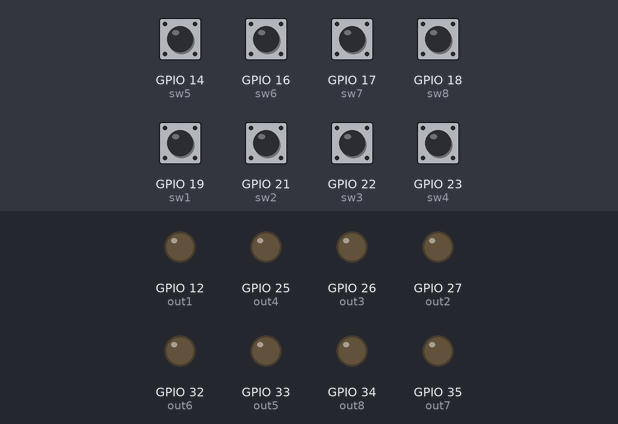
The sketch below on a simulated ESP32. On the bench: output pins drawn as LEDs (lit = HIGH). The test bench sets the inputs (shaded band); at power-on: GPIO 14 (sw5), GPIO 16 (sw6), GPIO 17 (sw7), GPIO 18 (sw8), GPIO 19 (sw1), GPIO 21 (sw2), GPIO 22 (sw3), GPIO 23 (sw4) HIGH.

Above: at 1.2 s.
1.3 s: GPIO 14 (sw5) pulled LOW for 0.15 s
At 1.37 s:
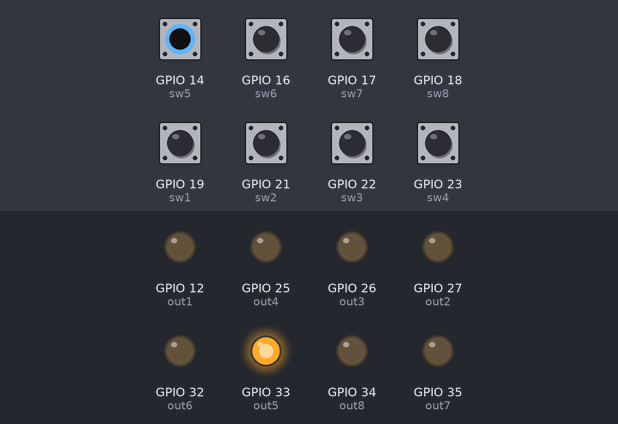
2.9 s: GPIO 16 (sw6) pulled LOW for 0.15 s
At 2.97 s:
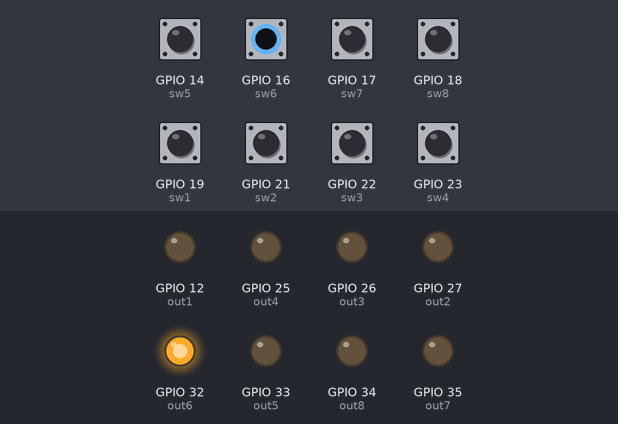
4.5 s: GPIO 17 (sw7) pulled LOW for 0.15 s
At 4.57 s:
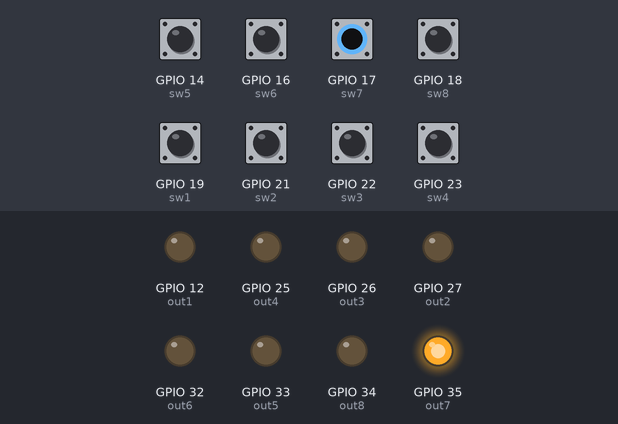
6.1 s: GPIO 18 (sw8) pulled LOW for 0.15 s
At 6.17 s:
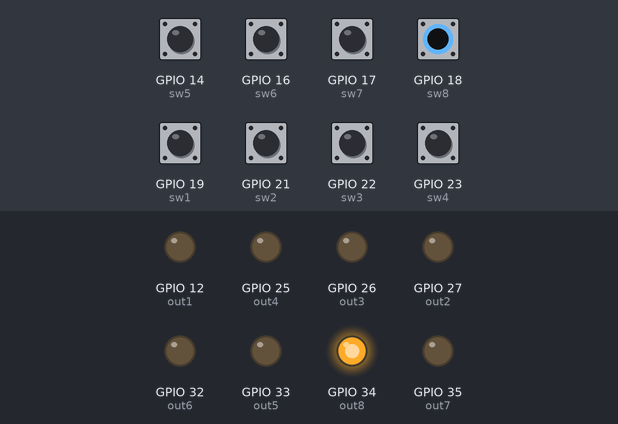
7.7 s: GPIO 19 (sw1) pulled LOW for 0.15 s
At 7.77 s:
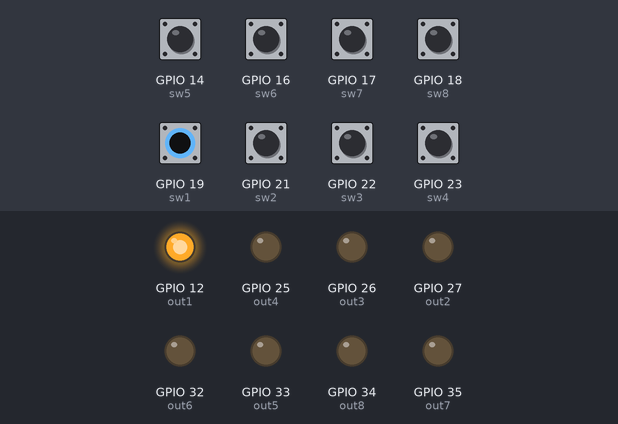
9.3 s: GPIO 21 (sw2) pulled LOW for 0.15 s
At 9.37 s:
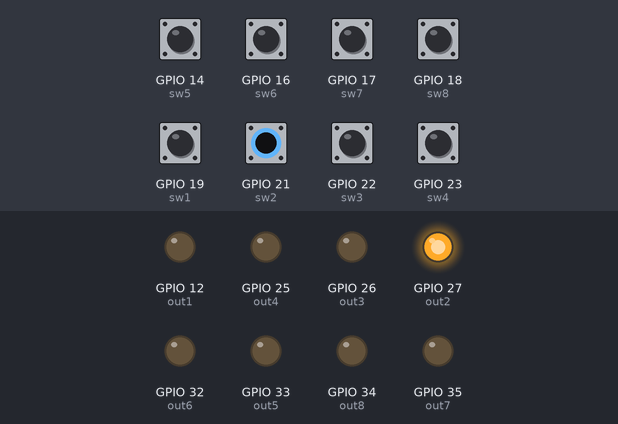
Timing chart, 0 to 11.9 s (numbered marks = the images above; inputs shaded):
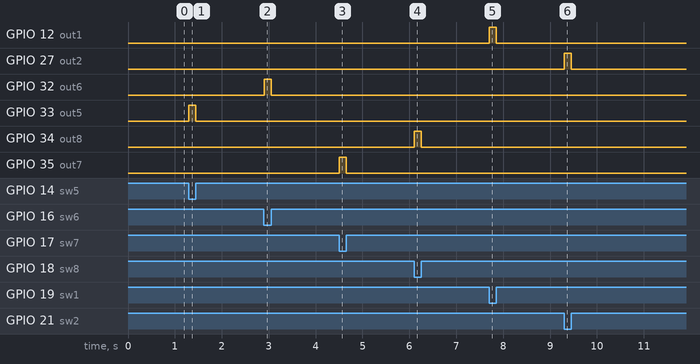

Measured:
- after the input at 1.3 s, GPIO 33 (out5): LOW → HIGH at once, → LOW 0.15 s later
- after the input at 2.9 s, GPIO 32 (out6): LOW → HIGH at once, → LOW 0.15 s later
- after the input at 4.5 s, GPIO 35 (out7): LOW → HIGH at once, → LOW 0.15 s later
- after the input at 6.1 s, GPIO 34 (out8): LOW → HIGH at once, → LOW 0.15 s later
- after the input at 7.7 s, GPIO 12 (out1): LOW → HIGH at once, → LOW 0.15 s later
- after the input at 9.3 s, GPIO 27 (out2): LOW → HIGH at once, → LOW 0.15 s later

The sketch:

ESP32_AI.ino
```cpp
// Defining the input pins for the ESP32 DevKitC
const int sw1 = 19;
const int sw2 = 21;
const int sw3 = 22;
const int sw4 = 23;
const int sw5 = 14;
const int sw6 = 16;
const int sw7 = 17;
const int sw8 = 18;

// Defining the output pins for the ESP32 DevKitC
const int out1 = 12;
const int out2 = 27;
const int out3 = 26;
const int out4 = 25;
const int out5 = 33;
const int out6 = 32;
// Screwed up here, these two pins cannot be used as outputs - sorry.
const int out7 = 35;
const int out8 = 34;

void setup() {

  // Setting up the input pins to use the built-in pullup resistors
  pinMode(sw1, INPUT_PULLUP);
  pinMode(sw2, INPUT_PULLUP);
  pinMode(sw3, INPUT_PULLUP);
  pinMode(sw4, INPUT_PULLUP);
  pinMode(sw5, INPUT_PULLUP);
  pinMode(sw6, INPUT_PULLUP);
  pinMode(sw7, INPUT_PULLUP);
  pinMode(sw8, INPUT_PULLUP);

  // Setting up the output pins and set them to a known state (low)
  pinMode(out1, OUTPUT);
  digitalWrite(out1, LOW);
  pinMode(out2, OUTPUT);
  digitalWrite(out2, LOW);
  pinMode(out3, OUTPUT);
  digitalWrite(out3, LOW);
  pinMode(out4, OUTPUT);
  digitalWrite(out4, LOW);
  pinMode(out5, OUTPUT);
  digitalWrite(out5, LOW);
  pinMode(out6, OUTPUT);
  digitalWrite(out6, LOW);
  pinMode(out7, OUTPUT);
  digitalWrite(out7, LOW);
  pinMode(out8, OUTPUT);
  digitalWrite(out8, LOW);

}

void loop() {
  // Loop though every pin and activate the corresponding output
  if (digitalRead(sw1) == LOW) {
    digitalWrite(out1, HIGH);
  }
  else {
    digitalWrite(out1, LOW);
  }
  if (digitalRead(sw2) == LOW) {
    digitalWrite(out2, HIGH);
  }
  else {
    digitalWrite(out2, LOW);
  }
  if (digitalRead(sw3) == LOW) {
    digitalWrite(out3, HIGH);
  }
  else {
    digitalWrite(out3, LOW);
  }
  if (digitalRead(sw4) == LOW) {
    digitalWrite(out4, HIGH);
  }
  else {
    digitalWrite(out4, LOW);
  }
  if (digitalRead(sw5) == LOW) {
    digitalWrite(out5, HIGH);
  }
  else {
    digitalWrite(out5, LOW);
  }
  if (digitalRead(sw6) == LOW) {
    digitalWrite(out6, HIGH);
  }
  else {
    digitalWrite(out6, LOW);
  }
  if (digitalRead(sw7) == LOW) {
    digitalWrite(out7, HIGH);
  }
  else {
    digitalWrite(out7, LOW);
  }
  if (digitalRead(sw8) == LOW) {
    digitalWrite(out8, HIGH);
  }
  else {
    digitalWrite(out8, LOW);
  }
}
```
